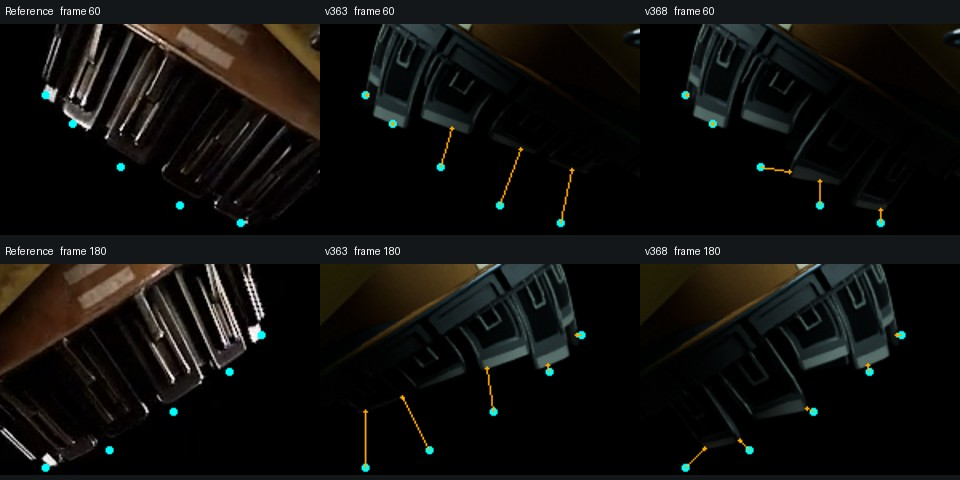
#> input picture cad/drone-concept/comparison/v368-petal-terminal-pairs/terminal-samples.jpg, 960 x 480 px
$ python -i compare_drone_reference.py   (imports and definitions only)
#> lines starting #> are read from the running program, lines starting #| are printed output that depends on the picture; after the words box and inside, x2 and y2 are one past the last pixel; in counts of white or black regions, pixels touching at a corner belong together
#> further down, picture is the input picture: shape (480, 960, 3); mean B, G, R 13.6, 15.5, 15.8
"""Compare raw turntable frames with camera-matched CAD renders without warping.

Run with FreeCAD's bundled Python (Pillow, NumPy, SciPy) or equivalent packages.
Masks use the video's black background; scores are image-space diagnostics,
not 3D accuracy, and are only comparable with the same camera configuration.
"""
from pathlib import Path
import argparse
import hashlib
import json
import shutil
import subprocess

import numpy as np
from PIL import Image, ImageDraw, ImageOps
from scipy import ndimage


def reference_mask(rgb):
    mask = np.max(rgb, axis=2) > 18
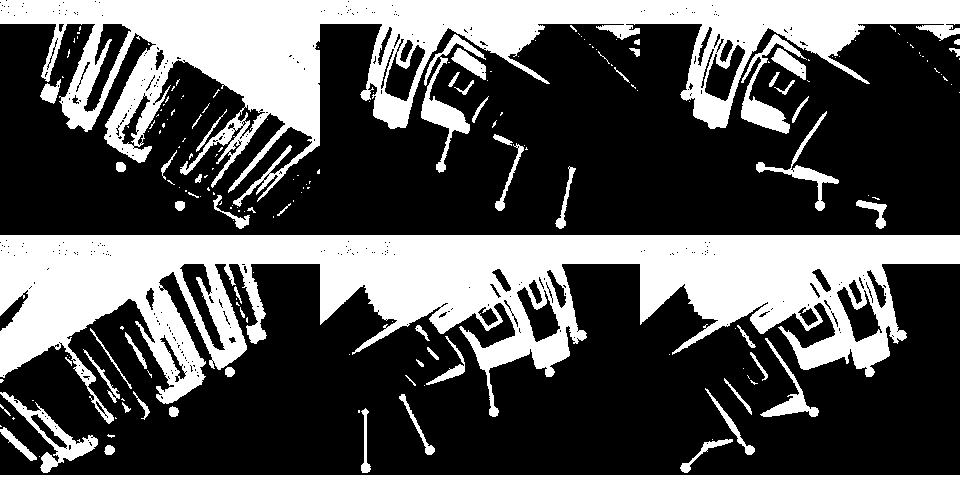
#> mask: shape (480, 960) bool; 33.4% white; 190 white regions (129 under 20 px), largest, box (x1, y1, x2, y2) and area: (0, 235, 960, 424) 77366, (0, 0, 960, 207) 56961, (0, 475, 960, 480) 4800
    mask = ndimage.binary_closing(mask, iterations=1)
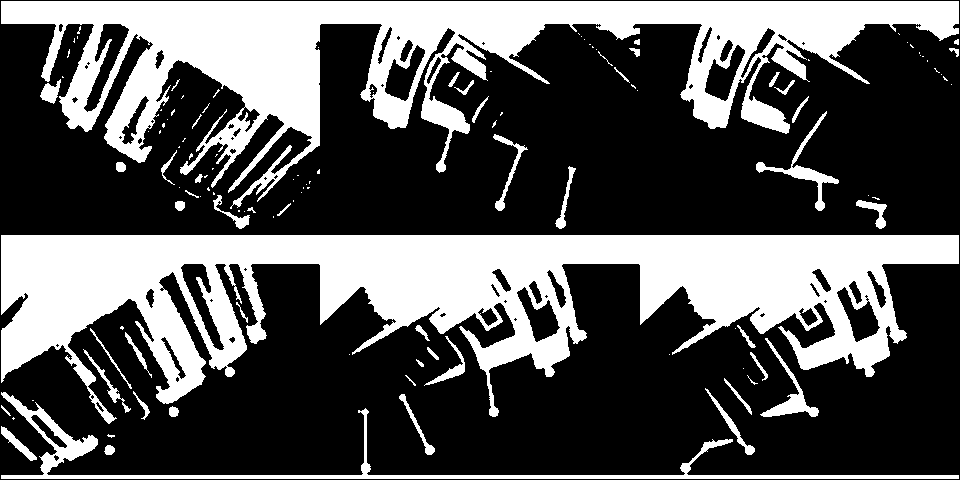
#> mask: shape (480, 960) bool; 33.5% white; 122 white regions (72 under 20 px), largest, box (x1, y1, x2, y2) and area: (1, 235, 959, 424) 78280, (1, 1, 959, 209) 62008, (1, 392, 959, 479) 6172
    # Fill only tiny dark compression/material islands, preserving open handles.
    holes = ndimage.binary_fill_holes(mask) & ~mask
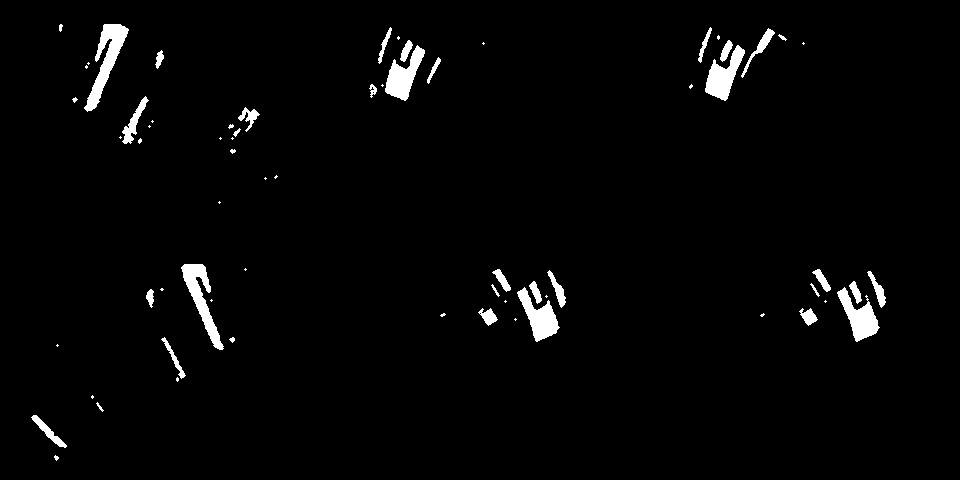
#> holes: shape (480, 960) bool; 2.4% white; 67 white regions (32 under 20 px), largest, box (x1, y1, x2, y2) and area: (84, 24, 129, 112) 1347, (181, 264, 224, 350) 1189, (837, 287, 880, 342) 1032
    labels, _ = ndimage.label(holes)
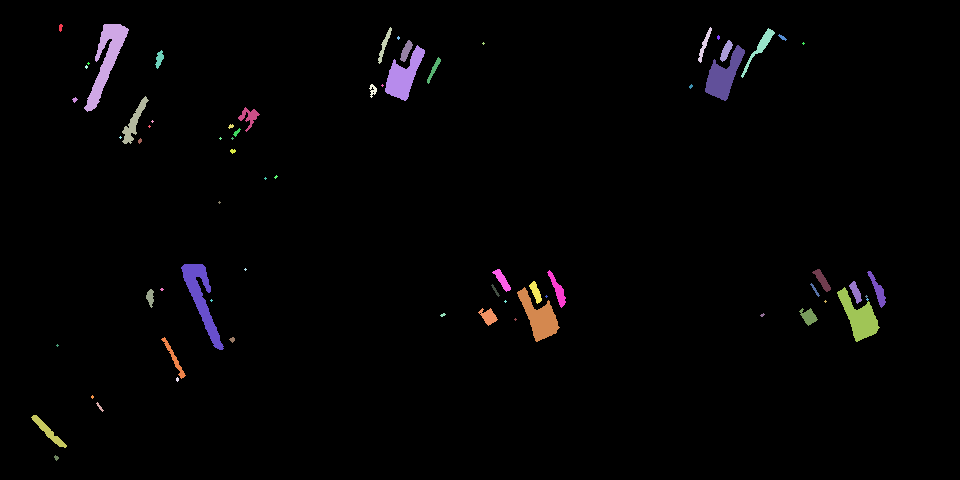
#> labels: shape (480, 960) int32; 70 distinct labels, from 0 to 69; one colour per label, 0 black
    sizes = np.bincount(labels.ravel())
#> sizes = 70 values, max 449927 at index 0, min 5 at index 11, mean 6582.9
    return mask | ((labels > 0) & (sizes[labels] < 100))
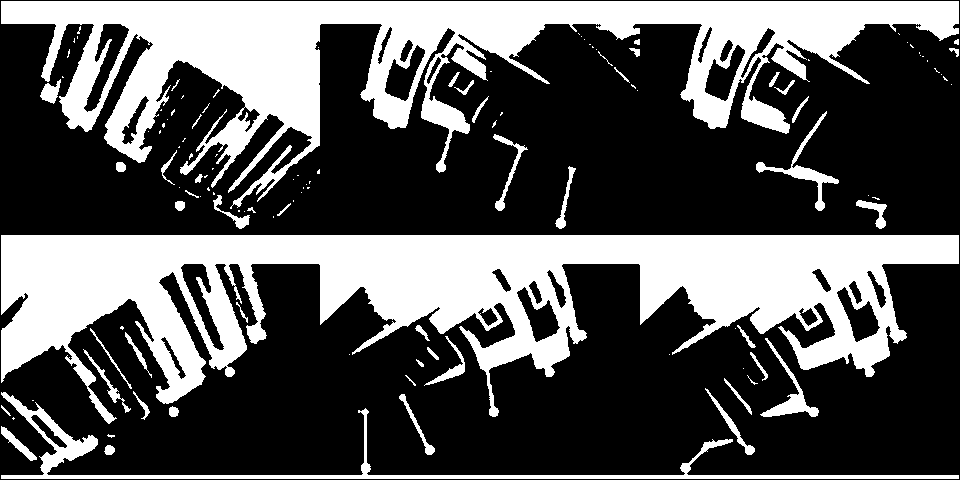
#> returned value: shape (480, 960) bool; 33.7% white; 121 white regions (71 under 20 px), largest, box (x1, y1, x2, y2) and area: (1, 235, 959, 424) 78589, (1, 1, 959, 209) 62408, (1, 392, 959, 479) 6190


# [100 lines left out: functions compare, main, not called in this run]


# [1 line not run here, left out]

>>> import cv2
>>> picture = cv2.imread('../cad/drone-concept/comparison/v368-petal-terminal-pairs/terminal-samples.jpg')
>>> result = reference_mask(picture)
